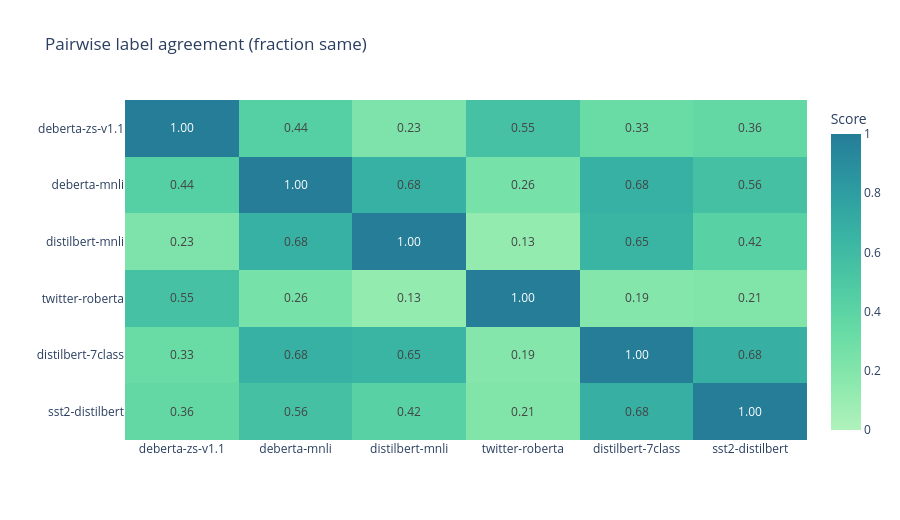
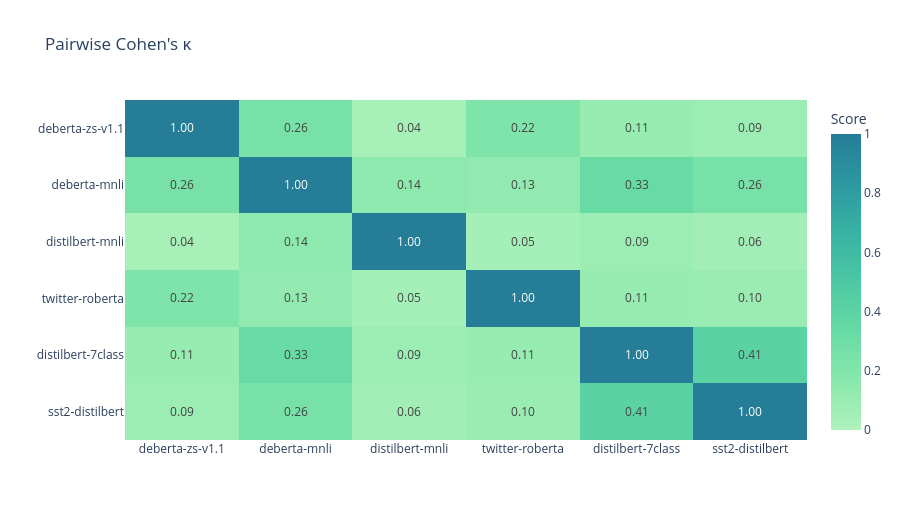

Notebook code cell kept with these figures, in order:
### Markdown cell above
## 3. Agreement matrices

Diagonal = 1.0. High off-diagonal agreement means models make the same call;
low agreement means the dataset is model-sensitive — trust the ranked scorecard.

### Code cell
def heat(mat: pd.DataFrame, title: str, fname: str):
    fig = px.imshow(
        mat,
        text_auto=".2f",
        aspect="auto",
        color_continuous_scale="Tealgrn",
        title=title,
        labels=dict(color="Score"),
        zmin=0,
        zmax=1,
    )
    fig.update_layout(height=520, xaxis_title="", yaxis_title="")
    fig.show()
    fig.write_html(FIG_DIR / fname, include_plotlyjs="cdn")


heat(
    bundle["agreement"],
    "Pairwise label agreement (fraction same)",
    "model_agreement_matrix.html",
)
heat(
    bundle["kappa"],
    "Pairwise Cohen's κ",
    "model_kappa_matrix.html",
)

### Figure 1 — Plotly figure (JSON) as saved in the notebook; plotly's stock layout.template omitted (floating-point values rounded to 4 significant figures)
{"data": [{"coloraxis": "coloraxis", "hovertemplate": "x: %{x}<br>y: %{y}<br>Score: %{z}<extra></extra>", "name": "0", "texttemplate": "%{z:.2f}", "type": "heatmap", "x": ["deberta-zs-v1.1", "deberta-mnli", "distilbert-mnli", "twitter-roberta", "distilbert-7class", "sst2-distilbert"], "xaxis": "x", "y": ["deberta-zs-v1.1", "deberta-mnli", "distilbert-mnli", "twitter-roberta", "distilbert-7class", "sst2-distilbert"], "yaxis": "y", "z": [[1.0, 0.4417, 0.225, 0.55, 0.325, 0.3583], [0.4417, 1.0, 0.675, 0.2583, 0.675, 0.5583], [0.225, 0.675, 1.0, 0.125, 0.65, 0.425], [0.55, 0.2583, 0.125, 1.0, 0.1917, 0.2083], [0.325, 0.675, 0.65, 0.1917, 1.0, 0.6833], [0.3583, 0.5583, 0.425, 0.2083, 0.6833, 1.0]]}], "layout": {"coloraxis": {"autocolorscale": false, "cmax": 1, "cmin": 0, "colorbar": {"title": {"text": "Score"}}, "colorscale": [[0, "rgb(176, 242, 188)"], [0.1667, "rgb(137, 232, 172)"], [0.3333, "rgb(103, 219, 165)"], [0.5, "rgb(76, 200, 163)"], [0.6667, "rgb(56, 178, 163)"], [0.8333, "rgb(44, 152, 160)"], [1, "rgb(37, 125, 152)"]]}, "height": 520, "title": {"text": "Pairwise label agreement (fraction same)"}, "xaxis": {"anchor": "y", "domain": [0, 1], "title": {"text": ""}}, "yaxis": {"anchor": "x", "autorange": "reversed", "domain": [0, 1], "title": {"text": ""}}}}

### Figure 2 — Plotly figure (JSON) as saved in the notebook; plotly's stock layout.template omitted (floating-point values rounded to 4 significant figures)
{"data": [{"coloraxis": "coloraxis", "hovertemplate": "x: %{x}<br>y: %{y}<br>Score: %{z}<extra></extra>", "name": "0", "texttemplate": "%{z:.2f}", "type": "heatmap", "x": ["deberta-zs-v1.1", "deberta-mnli", "distilbert-mnli", "twitter-roberta", "distilbert-7class", "sst2-distilbert"], "xaxis": "x", "y": ["deberta-zs-v1.1", "deberta-mnli", "distilbert-mnli", "twitter-roberta", "distilbert-7class", "sst2-distilbert"], "yaxis": "y", "z": [[1.0, 0.2553, 0.039, 0.2222, 0.106, 0.0855], [0.2553, 1.0, 0.144, 0.1263, 0.3293, 0.2558], [0.039, 0.144, 1.0, 0.0462, 0.0879, 0.0614], [0.2222, 0.1263, 0.0462, 1.0, 0.1056, 0.0951], [0.106, 0.3293, 0.0879, 0.1056, 1.0, 0.4081], [0.0855, 0.2558, 0.0614, 0.0951, 0.4081, 1.0]]}], "layout": {"coloraxis": {"autocolorscale": false, "cmax": 1, "cmin": 0, "colorbar": {"title": {"text": "Score"}}, "colorscale": [[0, "rgb(176, 242, 188)"], [0.1667, "rgb(137, 232, 172)"], [0.3333, "rgb(103, 219, 165)"], [0.5, "rgb(76, 200, 163)"], [0.6667, "rgb(56, 178, 163)"], [0.8333, "rgb(44, 152, 160)"], [1, "rgb(37, 125, 152)"]]}, "height": 520, "title": {"text": "Pairwise Cohen's κ"}, "xaxis": {"anchor": "y", "domain": [0, 1], "title": {"text": ""}}, "yaxis": {"anchor": "x", "autorange": "reversed", "domain": [0, 1], "title": {"text": ""}}}}
